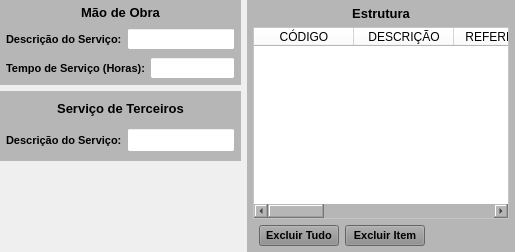
     <widget class="QWidget" name="widget_3" native="true">
      <layout class="QHBoxLayout" name="horizontalLayout_2">
       <property name="leftMargin">
        <number>0</number>
       </property>
       <property name="topMargin">
        <number>0</number>
       </property>
       <property name="rightMargin">
        <number>0</number>
       </property>
       <property name="bottomMargin">
        <number>0</number>
       </property>
       <item>
        <widget class="QWidget" name="widget_4" native="true">
         <property name="minimumSize">
          <size>
           <width>0</width>
           <height>0</height>
          </size>
         </property>
         <property name="maximumSize">
          <size>
           <width>430</width>
           <height>16777215</height>
          </size>
         </property>
         <layout class="QVBoxLayout" name="verticalLayout_2">
          <property name="leftMargin">
           <number>0</number>
          </property>
          <property name="topMargin">
           <number>0</number>
          </property>
          <property name="rightMargin">
           <number>0</number>
          </property>
          <property name="bottomMargin">
           <number>0</number>
          </property>
          <item>
           <widget class="QWidget" name="widget_MaoObra" native="true">
            <property name="minimumSize">
             <size>
              <width>0</width>
              <height>0</height>
             </size>
            </property>
            <property name="maximumSize">
             <size>
              <width>16777215</width>
              <height>100</height>
             </size>
            </property>
            <property name="styleSheet">
             <string notr="true">background-color: rgb(182, 182, 182);</string>
            </property>
            <layout class="QVBoxLayout" name="verticalLayout_6">
             <property name="spacing">
              <number>1</number>
             </property>
             <property name="leftMargin">
              <number>1</number>
             </property>
             <property name="topMargin">
              <number>1</number>
             </property>
             <property name="rightMargin">
              <number>1</number>
             </property>
             <property name="bottomMargin">
              <number>3</number>
             </property>
             <item>
              <widget class="QWidget" name="widget_17" native="true">
               <property name="minimumSize">
                <size>
                 <width>0</width>
                 <height>0</height>
                </size>
               </property>
               <property name="maximumSize">
                <size>
                 <width>16777215</width>
                 <height>30</height>
                </size>
               </property>
               <layout class="QHBoxLayout" name="horizontalLayout_8" stretch="0">
                <property name="spacing">
                 <number>5</number>
                </property>
                <property name="leftMargin">
                 <number>5</number>
                </property>
                <property name="topMargin">
                 <number>3</number>
                </property>
                <property name="rightMargin">
                 <number>5</number>
                </property>
                <property name="bottomMargin">
                 <number>3</number>
                </property>
                <item>
                 <widget class="QLabel" name="label_63">
                  <property name="maximumSize">
                   <size>
                    <width>16777215</width>
                    <height>16777215</height>
                   </size>
                  </property>
                  <property name="font">
                   <font>
                    <pointsize>10</pointsize>
                    <weight>75</weight>
                    <bold>true</bold>
                   </font>
                  </property>
                  <property name="text">
                   <string>Mão de Obra</string>
                  </property>
                  <property name="alignment">
                   <set>Qt::AlignCenter</set>
                  </property>
                 </widget>
                </item>
               </layout>
              </widget>
             </item>
             <item>
              <widget class="QWidget" name="widget_18" native="true">
               <property name="minimumSize">
                <size>
                 <width>0</width>
                 <height>0</height>
                </size>
               </property>
               <property name="maximumSize">
                <size>
                 <width>16777215</width>
                 <height>30</height>
                </size>
               </property>
               <layout class="QHBoxLayout" name="horizontalLayout_9">
                <property name="spacing">
                 <number>5</number>
                </property>
                <property name="leftMargin">
                 <number>5</number>
                </property>
                <property name="topMargin">
                 <number>3</number>
                </property>
                <property name="rightMargin">
                 <number>5</number>
                </property>
                <property name="bottomMargin">
                 <number>3</number>
                </property>
                <item>
                 <widget class="QLabel" name="label_67">
                  <property name="minimumSize">
                   <size>
                    <width>0</width>
                    <height>0</height>
                   </size>
                  </property>
                  <property name="maximumSize">
                   <size>
                    <width>130</width>
                    <height>16777215</height>
                   </size>
                  </property>
                  <property name="font">
                   <font>
                    <pointsize>8</pointsize>
                    <weight>75</weight>
                    <bold>true</bold>
                   </font>
                  </property>
                  <property name="text">
                   <string>Descrição do Serviço:</string>
                  </property>
                  <property name="alignment">
                   <set>Qt::AlignLeading|Qt::AlignLeft|Qt::AlignVCenter</set>
                  </property>
                 </widget>
                </item>
                <item>
                 <widget class="QLineEdit" name="line_Descricao_Mao">
                  <property name="sizePolicy">
                   <sizepolicy hsizetype="Preferred" vsizetype="Preferred">
                    <horstretch>0</horstretch>
                    <verstretch>0</verstretch>
                   </sizepolicy>
                  </property>
                  <property name="minimumSize">
                   <size>
                    <width>0</width>
                    <height>0</height>
                   </size>
                  </property>
                  <property name="maximumSize">
                   <size>
                    <width>16777215</width>
                    <height>16777215</height>
                   </size>
                  </property>
                  <property name="font">
                   <font>
                    <pointsize>8</pointsize>
                   </font>
                  </property>
                  <property name="styleSheet">
                   <string notr="true">background-color: rgb(255, 255, 255);</string>
                  </property>
                  <property name="alignment">
                   <set>Qt::AlignLeading|Qt::AlignLeft|Qt::AlignVCenter</set>
                  </property>
                  <property name="placeholderText">
                   <string/>
                  </property>
                 </widget>
                </item>
               </layout>
              </widget>
             </item>
             <item>
              <widget class="QWidget" name="widget_13" native="true">
               <property name="minimumSize">
                <size>
                 <width>0</width>
                 <height>0</height>
                </size>
               </property>
               <property name="maximumSize">
                <size>
                 <width>16777215</width>
                 <height>30</height>
                </size>
               </property>
               <layout class="QHBoxLayout" name="horizontalLayout_6">
                <property name="spacing">
                 <number>5</number>
                </property>
                <property name="leftMargin">
                 <number>5</number>
                </property>
                <property name="topMargin">
                 <number>3</number>
                </property>
                <property name="rightMargin">
                 <number>5</number>
                </property>
                <property name="bottomMargin">
                 <number>3</number>
                </property>
                <item>
                 <widget class="QLabel" name="label_64">
                  <property name="minimumSize">
                   <size>
                    <width>0</width>
                    <height>0</height>
                   </size>
                  </property>
                  <property name="maximumSize">
                   <size>
                    <width>16777215</width>
                    <height>16777215</height>
                   </size>
                  </property>
                  <property name="font">
                   <font>
                    <pointsize>8</pointsize>
                    <weight>75</weight>
                    <bold>true</bold>
                   </font>
                  </property>
                  <property name="text">
                   <string>Tempo de Serviço (Horas):</string>
                  </property>
                  <property name="alignment">
                   <set>Qt::AlignLeading|Qt::AlignLeft|Qt::AlignVCenter</set>
                  </property>
                 </widget>
                </item>
                <item>
                 <widget class="QLineEdit" name="line_Tempo_Mao">
                  <property name="sizePolicy">
                   <sizepolicy hsizetype="Preferred" vsizetype="Preferred">
                    <horstretch>0</horstretch>
                    <verstretch>0</verstretch>
                   </sizepolicy>
                  </property>
                  <property name="minimumSize">
                   <size>
                    <width>0</width>
                    <height>0</height>
                   </size>
                  </property>
                  <property name="maximumSize">
                   <size>
                    <width>85</width>
                    <height>16777215</height>
                   </size>
                  </property>
                  <property name="font">
                   <font>
                    <pointsize>8</pointsize>
                   </font>
                  </property>
                  <property name="styleSheet">
                   <string notr="true">background-color: rgb(255, 255, 255);</string>
                  </property>
                  <property name="alignment">
                   <set>Qt::AlignCenter</set>
                  </property>
                  <property name="placeholderText">
                   <string/>
                  </property>
                 </widget>
                </item>
               </layout>
              </widget>
             </item>
            </layout>
           </widget>
          </item>
          <item>
           <widget class="QWidget" name="widget_Terceiros" native="true">
            <property name="minimumSize">
             <size>
              <width>0</width>
              <height>0</height>
             </size>
            </property>
            <property name="maximumSize">
             <size>
              <width>16777215</width>
              <height>70</height>
             </size>
            </property>
            <property name="styleSheet">
             <string notr="true">background-color: rgb(182, 182, 182);</string>
            </property>
            <layout class="QVBoxLayout" name="verticalLayout_7">
             <property name="spacing">
              <number>1</number>
             </property>
             <property name="leftMargin">
              <number>1</number>
             </property>
             <property name="topMargin">
              <number>1</number>
             </property>
             <property name="rightMargin">
              <number>1</number>
             </property>
             <property name="bottomMargin">
              <number>3</number>
             </property>
             <item>
              <widget class="QWidget" name="widget_33" native="true">
               <property name="minimumSize">
                <size>
                 <width>0</width>
                 <height>0</height>
                </size>
               </property>
               <property name="maximumSize">
                <size>
                 <width>16777215</width>
                 <height>30</height>
                </size>
               </property>
               <layout class="QHBoxLayout" name="horizontalLayout_16" stretch="0">
                <property name="spacing">
                 <number>5</number>
                </property>
                <property name="leftMargin">
                 <number>5</number>
                </property>
                <property name="topMargin">
                 <number>3</number>
                </property>
                <property name="rightMargin">
                 <number>5</number>
                </property>
                <property name="bottomMargin">
                 <number>3</number>
                </property>
                <item>
                 <widget class="QLabel" name="label_70">
                  <property name="maximumSize">
                   <size>
                    <width>16777215</width>
                    <height>16777215</height>
                   </size>
                  </property>
                  <property name="font">
                   <font>
                    <pointsize>10</pointsize>
                    <weight>75</weight>
                    <bold>true</bold>
                   </font>
                  </property>
                  <property name="text">
                   <string>Serviço de Terceiros</string>
                  </property>
                  <property name="alignment">
                   <set>Qt::AlignCenter</set>
                  </property>
                 </widget>
                </item>
               </layout>
              </widget>
             </item>
             <item>
              <widget class="QWidget" name="widget_34" native="true">
               <property name="minimumSize">
                <size>
                 <width>0</width>
                 <height>0</height>
                </size>
               </property>
               <property name="maximumSize">
                <size>
                 <width>16777215</width>
                 <height>30</height>
                </size>
               </property>
               <layout class="QHBoxLayout" name="horizontalLayout_19">
                <property name="spacing">
                 <number>5</number>
                </property>
                <property name="leftMargin">
                 <number>5</number>
                </property>
                <property name="topMargin">
                 <number>3</number>
                </property>
                <property name="rightMargin">
                 <number>5</number>
                </property>
                <property name="bottomMargin">
                 <number>3</number>
                </property>
                <item>
                 <widget class="QLabel" name="label_71">
                  <property name="minimumSize">
                   <size>
                    <width>0</width>
                    <height>0</height>
                   </size>
                  </property>
                  <property name="maximumSize">
                   <size>
                    <width>130</width>
                    <height>16777215</height>
                   </size>
                  </property>
                  <property name="font">
                   <font>
                    <pointsize>8</pointsize>
                    <weight>75</weight>
                    <bold>true</bold>
                   </font>
                  </property>
                  <property name="text">
                   <string>Descrição do Serviço:</string>
                  </property>
                  <property name="alignment">
                   <set>Qt::AlignLeading|Qt::AlignLeft|Qt::AlignVCenter</set>
                  </property>
                 </widget>
                </item>
                <item>
                 <widget class="QLineEdit" name="line_Descricao_Servico">
                  <property name="sizePolicy">
                   <sizepolicy hsizetype="Preferred" vsizetype="Preferred">
                    <horstretch>0</horstretch>
                    <verstretch>0</verstretch>
                   </sizepolicy>
                  </property>
                  <property name="minimumSize">
                   <size>
                    <width>0</width>
                    <height>0</height>
                   </size>
                  </property>
                  <property name="maximumSize">
                   <size>
                    <width>16777215</width>
                    <height>16777215</height>
                   </size>
                  </property>
                  <property name="font">
                   <font>
                    <pointsize>8</pointsize>
                   </font>
                  </property>
                  <property name="styleSheet">
                   <string notr="true">background-color: rgb(255, 255, 255);</string>
                  </property>
                  <property name="alignment">
                   <set>Qt::AlignLeading|Qt::AlignLeft|Qt::AlignVCenter</set>
                  </property>
                  <property name="placeholderText">
                   <string/>
                  </property>
                 </widget>
                </item>
               </layout>
              </widget>
             </item>
            </layout>
           </widget>
          </item>
          <item>
           <widget class="QWidget" name="widget_Cor5_2" native="true">
            <property name="styleSheet">
             <string notr="true"/>
            </property>
            <layout class="QVBoxLayout" name="verticalLayout_5">
             <property name="leftMargin">
              <number>6</number>
             </property>
             <property name="topMargin">
              <number>6</number>
             </property>
             <property name="rightMargin">
              <number>6</number>
             </property>
             <property name="bottomMargin">
              <number>6</number>
             </property>
            </layout>
           </widget>
          </item>
         </layout>
        </widget>
       </item>
       <item>
        <widget class="QWidget" name="widget_Cor5" native="true">
         <property name="styleSheet">
          <string notr="true">background-color: rgb(182, 182, 182);</string>
         </property>
         <layout class="QVBoxLayout" name="verticalLayout_3">
          <property name="leftMargin">
           <number>6</number>
          </property>
          <property name="topMargin">
           <number>6</number>
          </property>
          <property name="rightMargin">
           <number>6</number>
          </property>
          <property name="bottomMargin">
           <number>6</number>
          </property>
          <item>
           <widget class="QLabel" name="label_Titulo">
            <property name="maximumSize">
             <size>
              <width>16777215</width>
              <height>18</height>
             </size>
            </property>
            <property name="font">
             <font>
              <pointsize>10</pointsize>
              <weight>75</weight>
              <bold>true</bold>
             </font>
            </property>
            <property name="text">
             <string>Estrutura</string>
            </property>
            <property name="alignment">
             <set>Qt::AlignCenter</set>
            </property>
           </widget>
          </item>
          <item>
           <widget class="QTableWidget" name="table_Estrutura">
            <property name="sizePolicy">
             <sizepolicy hsizetype="Preferred" vsizetype="Preferred">
              <horstretch>0</horstretch>
              <verstretch>0</verstretch>
             </sizepolicy>
            </property>
            <property name="font">
             <font>
              <pointsize>8</pointsize>
             </font>
            </property>
            <property name="styleSheet">
             <string notr="true">background-color: rgb(255, 255, 255);</string>
            </property>
            <column>
             <property name="text">
              <string>CÓDIGO</string>
             </property>
            </column>
            <column>
             <property name="text">
              <string>DESCRIÇÃO</string>
             </property>
            </column>
            <column>
             <property name="text">
              <string>REFERÊNCIA</string>
             </property>
            </column>
            <column>
             <property name="text">
              <string>UM</string>
             </property>
            </column>
            <column>
             <property name="text">
              <string>QTDE</string>
             </property>
            </column>
            <column>
             <property name="text">
              <string>NCM</string>
             </property>
            </column>
            <column>
             <property name="text">
              <string>CLASSE</string>
             </property>
            </column>
            <column>
             <property name="text">
              <string>CONSUMO</string>
             </property>
            </column>
           </widget>
          </item>
          <item>
           <widget class="QWidget" name="widget" native="true">
            <property name="maximumSize">
             <size>
              <width>16777215</width>
              <height>25</height>
             </size>
            </property>
            <property name="sizeIncrement">
             <size>
              <width>0</width>
              <height>25</height>
             </size>
            </property>
            <layout class="QHBoxLayout" name="horizontalLayout_10">
             <property name="leftMargin">
              <number>6</number>
             </property>
             <property name="topMargin">
              <number>0</number>
             </property>
             <property name="rightMargin">
              <number>6</number>
             </property>
             <property name="bottomMargin">
              <number>0</number>
             </property>
             <item>
              <widget class="QPushButton" name="btn_ExcluirTudo">
               <property name="sizePolicy">
                <sizepolicy hsizetype="Preferred" vsizetype="Preferred">
                 <horstretch>0</horstretch>
                 <verstretch>0</verstretch>
                </sizepolicy>
               </property>
               <property name="minimumSize">
                <size>
                 <width>0</width>
                 <height>0</height>
                </size>
               </property>
               <property name="maximumSize">
                <size>
                 <width>80</width>
                 <height>16777215</height>
                </size>
               </property>
               <property name="font">
                <font>
                 <pointsize>8</pointsize>
                 <weight>75</weight>
                 <bold>true</bold>
                </font>
               </property>
               <property name="cursor">
                <cursorShape>PointingHandCursor</cursorShape>
               </property>
               <property name="layoutDirection">
                <enum>Qt::LeftToRight</enum>
               </property>
               <property name="autoFillBackground">
                <bool>false</bool>
               </property>
               <property name="styleSheet">
                <string notr="true">background-color: rgb(141, 141, 141);</string>
               </property>
               <property name="text">
                <string>Excluir Tudo</string>
               </property>
               <property name="checkable">
                <bool>false</bool>
               </property>
               <property name="autoDefault">
                <bool>false</bool>
               </property>
               <property name="default">
                <bool>false</bool>
               </property>
               <property name="flat">
                <bool>false</bool>
               </property>
              </widget>
             </item>
             <item>
              <widget class="QPushButton" name="btn_ExcluirItem">
               <property name="sizePolicy">
                <sizepolicy hsizetype="Preferred" vsizetype="Preferred">
                 <horstretch>0</horstretch>
                 <verstretch>0</verstretch>
                </sizepolicy>
               </property>
               <property name="minimumSize">
                <size>
                 <width>0</width>
                 <height>0</height>
                </size>
               </property>
               <property name="maximumSize">
                <size>
                 <width>80</width>
                 <height>16777215</height>
                </size>
               </property>
               <property name="font">
                <font>
                 <pointsize>8</pointsize>
                 <weight>75</weight>
                 <bold>true</bold>
                </font>
               </property>
               <property name="cursor">
                <cursorShape>PointingHandCursor</cursorShape>
               </property>
               <property name="layoutDirection">
                <enum>Qt::LeftToRight</enum>
               </property>
               <property name="autoFillBackground">
                <bool>false</bool>
               </property>
               <property name="styleSheet">
                <string notr="true">background-color: rgb(141, 141, 141);</string>
               </property>
               <property name="text">
                <string>Excluir Item</string>
               </property>
               <property name="checkable">
                <bool>false</bool>
               </property>
               <property name="autoDefault">
                <bool>false</bool>
               </property>
               <property name="default">
                <bool>false</bool>
               </property>
               <property name="flat">
                <bool>false</bool>
               </property>
              </widget>
             </item>
             <item>
              <widget class="QLabel" name="label_2">
               <property name="text">
                <string/>
               </property>
              </widget>
             </item>
            </layout>
           </widget>
          </item>
         </layout>
        </widget>
       </item>
      </layout>
     </widget>
